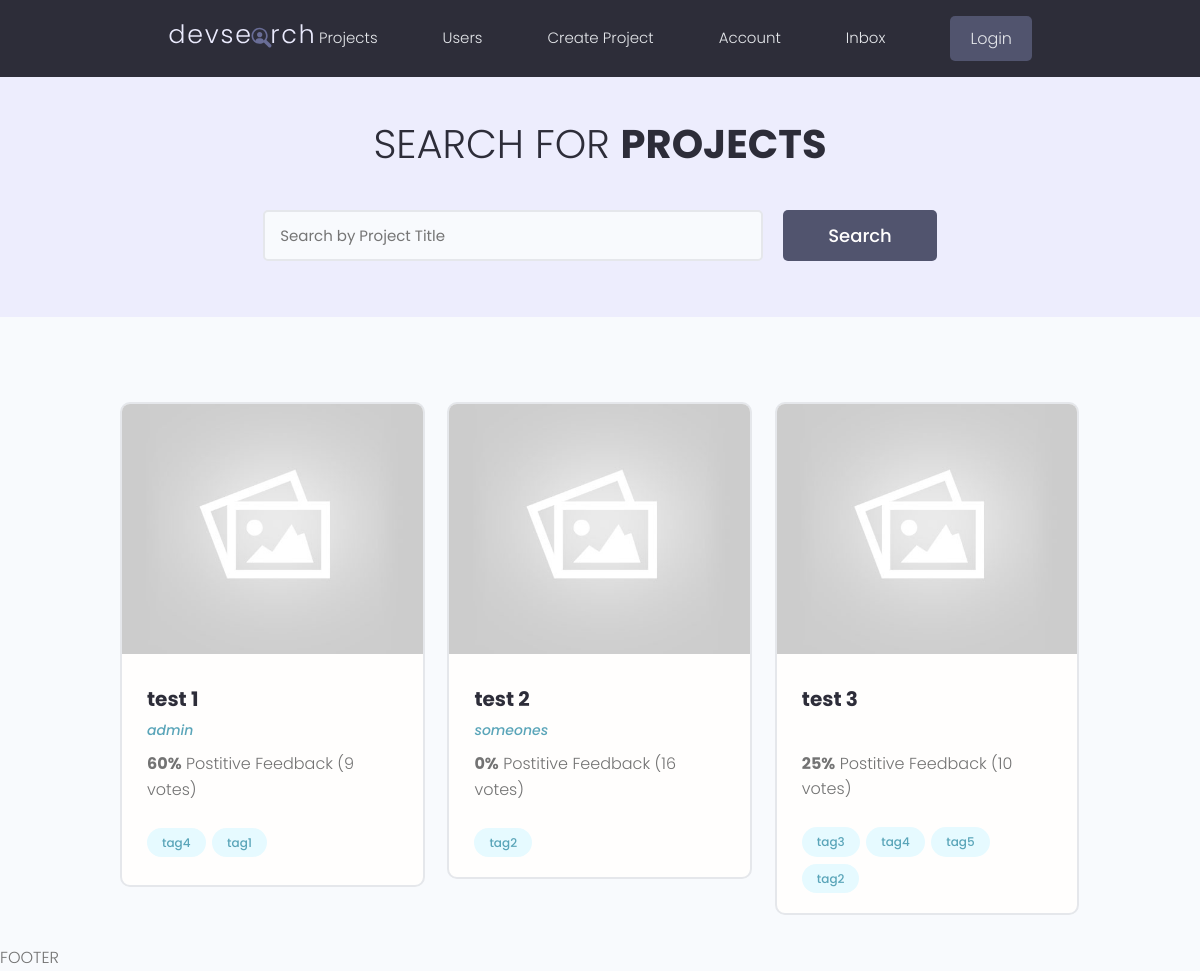
/, run on an earlier commit of the app's database.
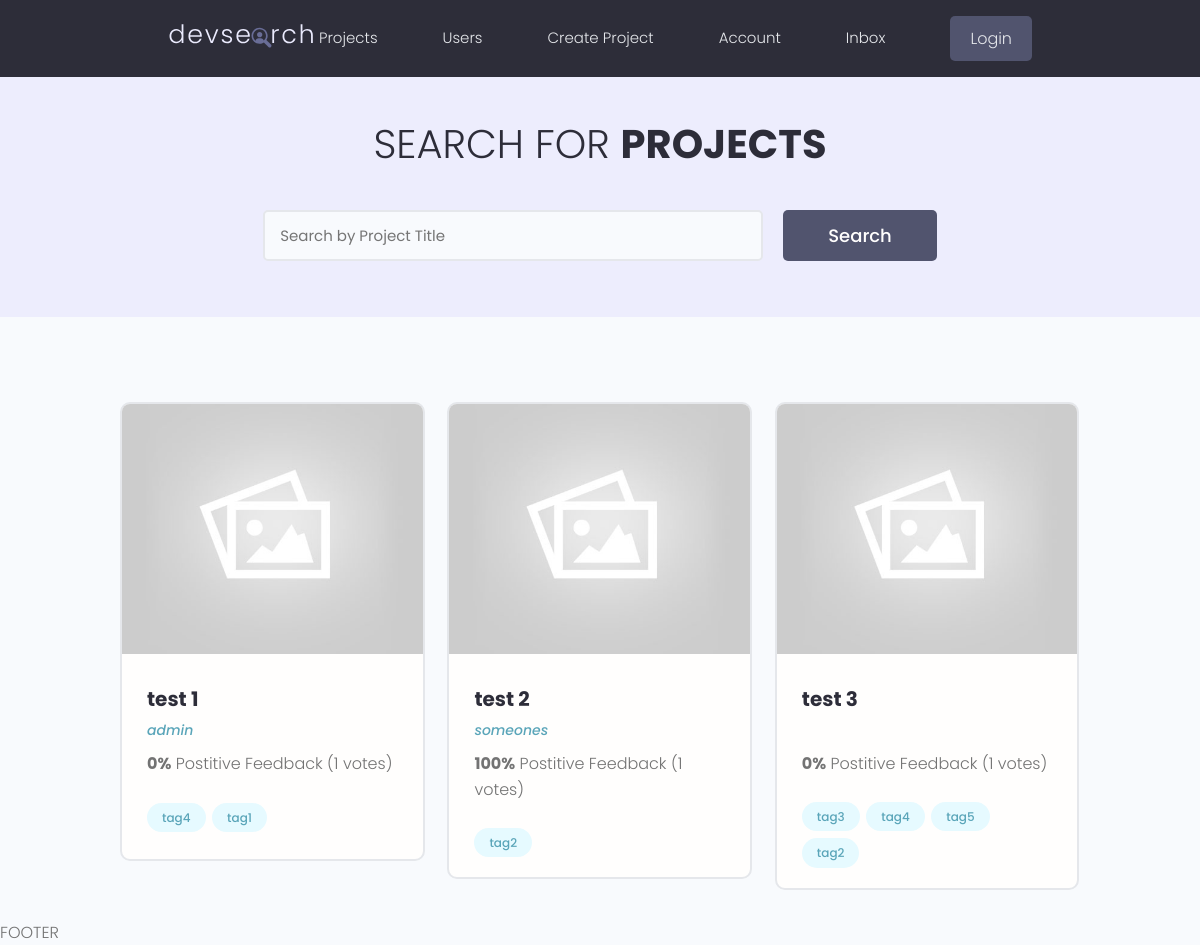
And on a later commit of the database.
### projects/models.py (models this page shows, shortened)
class Project(models.Model):
    owner = models.ForeignKey(Profile, null=True, blank=True, on_delete=models.SET_NULL)
    title = models.CharField(max_length=200)
    description = models.TextField(null=True, blank=True)
    featured_image = models.ImageField(null=True, blank=True, default="default.jpg")
    demo_link = models.CharField(max_length=2000, null=True, blank=True)
    source_link = models.CharField(max_length=2000, null=True, blank=True)
    tags = models.ManyToManyField('Tag', blank=True)
    vote_total = models.IntegerField(default=0, null=True, blank=True)
    vote_ratio = models.IntegerField(default=0, null=True, blank=True)
    created = models.DateTimeField(auto_now_add=True)
    id = models.UUIDField(default=uuid.uuid4, unique=True, primary_key=True, editable=False)

class Tag(models.Model):
    name = models.CharField(max_length=200)
    created = models.DateTimeField(auto_now_add=True)
    id = models.UUIDField(default=uuid.uuid4, unique=True, primary_key=True, editable=False)
    def __str__(self):
        return self.name

### users/models.py (models this page shows, shortened)
class Profile(models.Model):
    user = models.OneToOneField(User, on_delete=models.CASCADE, null=True, blank=True)
    name = models.CharField(max_length=200, null=True, blank=True)
    email = models.EmailField(max_length=500, null=True, blank=True)
    username = models.CharField(max_length=200, null=True, blank=True)
    user_info = models.CharField(max_length=200, null=True, blank=True)
    user_bio = models.TextField(null=True, blank=True)
    profile_picture = models.ImageField(null=True, blank=True, upload_to='profiles/', default="profiles/user_default.jpg")
    user_website = models.CharField(max_length=200, null=True, blank=True)
    created = models.DateTimeField(auto_now_add=True)
    id = models.UUIDField(default=uuid.uuid4, unique=True, primary_key=True, editable=False)

### projects/views.py (the view)
# urls.py: path('', views.projects, name="projects"),
def projects(request):
    projects, search_query = searchProjects(request)
    context = {'projects': projects, 'search_query': search_query}
    return render(request, 'projects/projects.html', context)

### projects/utils.py (called while the page is built)
def searchProjects(request):
    search_query = ''
    if request.GET.get('search_query'):
        search_query = request.GET.get('search_query')
    projects = Project.objects.filter(title__icontains=search_query)
    return projects, search_query

### projects/templates/projects/projects.html (shortened to what this page needs)
<!DOCTYPE html>
<html lang="en">
<head>
</head>
<body>
{% extends  'main.html' %}
{% block content %}
  <main class="projects">
    <section class="hero-section text-center">
      <div class="container container--narrow">
        <div class="hero-section__box">
          <h2>Search for <span>Projects</span></h2>
        </div>
        <div class="hero-section__search">
          <form class="form" action="{% url 'projects' %}" method="get">
            <div class="form__field">
              <input class="input input--text" id="formInput#search" type="text" name="search_query"
                value="{{search_query}}" placeholder="Search by Project Title" />
            </div>
            <input class="btn btn--sub btn--lg" type="submit" value="Search" />
          </form>
        </div>
      </div>
    </section>
    <section class="projectsList">
      <div class="container">
        <div class="grid grid--three">
            {% for project in projects %}
          <div class="column">
            <div class="card project">
              <a href="{% url 'project' project.id %}" class="project">
                <img class="project__thumbnail" src="{{project.featured_image.url}}" alt="project thumbnail" />
                <div class="card__body">
                  <h3 class="project__title">{{project.title}}</h3>
                  <p><a class="project__author">{{project.owner.name}}</a></p>
                  <p class="project--rating">
                    <span style="font-weight: bold;">{{project.vote_ratio}}%</span> Postitive
                    Feedback ({{project.vote_total}} votes)
                  </p>
                  <div class="project__tags">
                      {% for tag in project.tags.all %}
                    <span class="tag tag--pill tag--main">
                      <small>{{tag}}</small>
                    </span>
                      {% endfor %}
                  </div>
                </div>
              </a>
            </div>
          </div>
            {% endfor %}
        </div>
      </div>
    </section>
  </main>
{% endblock %}

### templates/main.html (shortened to what this page needs)
<!DOCTYPE html>
{% load static %}
<html lang="en">
<head>
  <link rel="stylesheet" href="https://cdn.iconmonstr.com/1.3.0/css/iconmonstr-iconic-font.min.css" />
  <link rel="stylesheet" href="{% static 'uikit/styles/uikit.css' %}" />
  <link rel="stylesheet" href="{% static 'styles/app.css' %}" />
</head>
<body>
{% include 'navbar.html' %}
{% block content %}
{% endblock content %}
<p>FOOTER</p>
</body>
</html>

### templates/navbar.html (shortened to what this page needs)
<!DOCTYPE html>
{% load static %}
<html lang="en">
<head>
</head>
<body>
  <header class="header">
    <div class="container container--narrow">
      <a href="{% url 'projects' %}" class="header__logo">
        <img src="{% static 'images/logo.svg' %}" alt="DevSearch Logo" />
      </a>
      <nav class="header__nav">
        <ul class="header__menu">
          <li class="header__menuItem"><a href="{% url 'projects' %}">Projects</a></li>
          <li class="header__menuItem"><a href="{% url 'profiles' %}">Users</a></li>
          <li class="header__menuItem"><a href="{% url 'create_project' %}">Create Project</a></li>
          <li class="header__menuItem"><a href="{% url 'account' %}">Account</a></li>
          <li class="header__menuItem"><a href="{% url 'inbox' %}">Inbox</a></li>
          {% if request.user.is_authenticated %}
          <li class="header__menuItem"><a href="{% url 'logout' %}" class="btn btn--sub">Logout</a></li>
          {% else %}
          <li class="header__menuItem"><a href="{% url 'login' %}" class="btn btn--sub">Login</a></li>
          {% endif %}
        </ul>
      </nav>
    </div>
  </header>
</body>
</html>

### static/styles/app.css (style rules this page uses)
:root { --color-sub: #2d2d39; }
.btn--sub { background-color: var(--color-sub-light); }
.card { border: 2px solid var(--color-light); }
img { width: 100%; }
.header { position: sticky; z-index: 111; background-color: var(--color-sub); padding: 1.5rem 0; }
.header > .container { display: flex; justify-content: space-between; align-items: center; }
.header__logo > img { height: 3.8rem; }
.header__nav > ul { display: inline-flex; align-items: center; list-style: none; gap: 6.5rem; }
.header__menuItem > a { color: var(--color-light); font-weight: 300; }
.hero-section { height: 40vh; display: flex; align-items: center; background-color: var(--color-sub); }
.hero-section__box { margin-bottom: 4rem; }
.hero-section__box > h2, .hero-section__box > h2 > span { font-size: 4rem; color: var(--color-light); line-height: 1.3; text-transform: uppercase; }
.hero-section__box > h2 { font-weight: 300; }
.hero-section__box > h2 > span { font-weight: 700; }
.hero-section__search > .form { display: flex; align-items: center; justify-content: center; gap: 2rem; }
.hero-section__search > .form input.input--text { width: 50rem; }
.project__author { font-size: 1.4rem; font-style: italic; }
.project--rating { margin-bottom: 1.6em; margin-top: .5em; }
.projects > .hero-section { background: var(--color-sub-lighter); height: 30vh; }
.projects .hero-section__box { margin-bottom: 2.5rem; }
.projects .hero-section__box > h2 { color: var(--color-sub); }
.projects .hero-section__box > h2 > span { font-weight: 700; color: var(--color-sub); }
.projectsList { margin-top: 8rem; }
.project__thumbnail { height: 25rem; object-fit: cover; object-position: top center; }
.project__title { font-size: 2rem; font-weight: 700; color: var(--color-sub); }

### static/uikit/styles/modules/_variables.css (style rules this page uses)
:root { --color-main: #5aa5b9; --color-main-light: #e6faff; --color-sub: #3f4156; --color-sub-light: #51546e; --color-sub-lighter: #ededfd; --color-text: #737373; --color-gray: #8b8b8b; --color-light: #e5e7eb; --color-light-gray: #767676; --color-bg: #f8fafd; --color-white: #fffefd; --color-white-light: #f3f3f3; --color-success: #359e64; --color-success-bg: #def8e8; --color-error: #fc4b0b; --color-error-bg: #fff2ee; --font-base: 'Poppins', arial, helvetica, 'Segoe UI', roboto, ubuntu, sans-serif; --font-monospace: 'Fira Code', 'Courier New', courier, monospace; --font-regular: 300; --font-medium: 500; --font-bold: 700; --generic-shadow: 1px 1px 5px #00000010; --generic-transition: all 0.3s ease-in-out; }

### static/uikit/styles/modules/_base.css (style rules this page uses)
* { margin: 0; padding: 0; box-sizing: border-box; text-rendering: optimizeLegibility; color: inherit; font-size: inherit; }
html { font-size: 50%; }
@media only screen and (min-width: 480px) { html { font-size: 56.25%; } }
@media only screen and (min-width: 1200px) { html { font-size: 62.5%; } }
body { line-height: 1.6; font-weight: 400; font-size: 1.5rem; color: var(--color-text); background-color: var(--color-bg); min-height: 100vh; }

### static/uikit/styles/modules/_typography.css (style rules this page uses)
* { font-family: var(--font-base); }
h2 { font-size: 3.6rem; font-weight: var(--font-bold); }
h3 { font-size: 3.2rem; font-weight: var(--font-medium); }
p, span, strong { font-size: 1.6rem; color: var(--color-text); font-weight: var(--font-regular); }
a { padding-bottom: 2px; text-decoration: none; display: inline-block; color: var(--color-main); font-weight: var(--font-medium); }

### static/uikit/styles/modules/_utilities.css (style rules this page uses)
.container { width: 92%; max-width: 165rem; margin: 0 auto; box-sizing: border-box; }
.container--narrow { width: 92%; max-width: 120rem; }
@media screen and (min-width: 1000px) { .container { width: 90%; } }
@media screen and (min-width: 1000px) { .container--narrow { width: 85%; } }
@media screen and (min-width: 1200px) { .container { width: 80%; } }
@media screen and (min-width: 1200px) { .container--narrow { width: 72%; } }
.text-center { text-align: center; }

### static/uikit/styles/modules/_button.css (style rules this page uses)
.btn { display: inline-block; position: relative; cursor: pointer; background-color: var(--color-light); font-weight: var(--font-medium); color: var(--color-sub); text-decoration: none; padding: 1rem 2rem; border-radius: 0.5rem; border: none; width: -webkit-fit-content; width: -moz-fit-content; width: fit-content; height: -webkit-fit-content; height: -moz-fit-content; height: fit-content; font-size: 1.6rem; outline-width: 0; outline-color: transparent; -webkit-backface-visibility: hidden; backface-visibility: hidden; transition: all 0.3s ease-in-out; }
.btn--sub { background-color: var(--color-sub); color: var(--color-white); }
.btn--lg { font-size: 1.8rem; padding: 1.2rem 4.5rem; }

What changed in the data, as far as the page shows it:
changed Project "test 1": vote_ratio "60" → "0"; vote_total "9" → "1"
changed Project "test 2": vote_ratio "0" → "100"; vote_total "16" → "1"
changed Project "test 3": vote_ratio "25" → "0"; vote_total "10" → "1"
